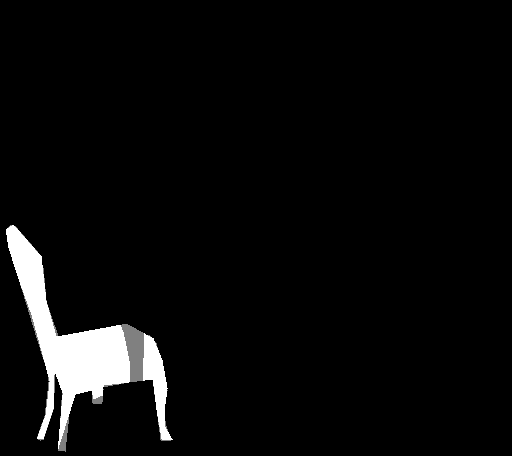
#> input picture Images/Chairs/instance_000_ADE_train_00006857.png, 512 x 456 px; its folder holds 3 pictures in this run
$ python SegmentToOutline.py
#> lines starting #> are read from the running program, lines starting #| are printed output that depends on the picture; after the words box and inside, x2 and y2 are one past the last pixel; in counts of white or black regions, pixels touching at a corner belong together; pictures that were not available may be replaced by others from this repository, and a replacement may not be noted
### ImgTools.py
import os, cv2
import numpy as np
from skimage import io
from skimage.filters.rank import entropy
from skimage.morphology import disk

# [6 lines left out: function segmentToOutlineFromPath, not called in this run]

def segmentToOutline(rawImg):
    if len(rawImg.shape) != 2:
        print("Image must be gray/binary")
        exit(-1)
    return entropy(rawImg, disk(3))

def readAsGray(imgPath):
    rawImg = io.imread(os.path.join("./Images", imgPath))
#> rawImg is the input picture: shape (456, 512); min 0, max 255, mean 11
    if len(rawImg.shape) == 3:
        return toGray(rawImg)
    else:
        return rawImg

def toGray(img):
    return cv2.cvtColor(img, cv2.COLOR_BGR2GRAY)

def toBinary(img):
    if len(img.shape) == 3:
        img = toGray(img)
    return cv2.threshold(img, 10, 255, cv2.THRESH_BINARY)[1]
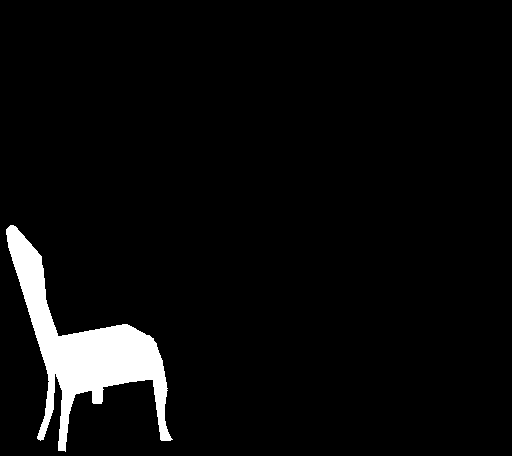
#> returned value: shape (456, 512); 4.6% white; 1 white region, box (x1, y1, x2, y2) and area: (6, 225, 173, 452) 10737
#> in segmentToOutline, `return entropy(rawImg, disk(3))`:
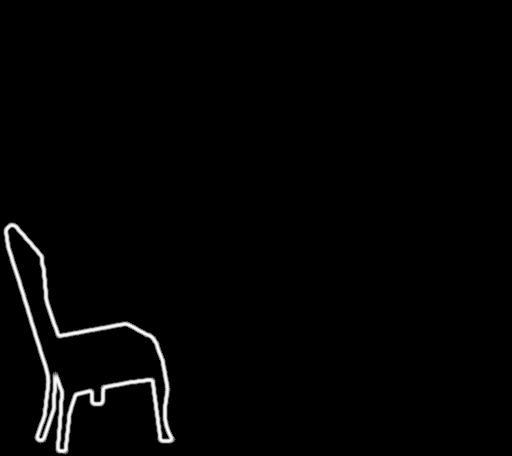
#> returned value: shape (456, 512) float64; min 0, max 0.999, mean 0.0156

def saveImg(img, imgPath, imgName):
#> called with imgPath = 'Image_Outlines/Chairs/', imgName = 'instance_000_ADE_train_00006857.png'
    directory = os.path.join("./Saved_Images/", imgPath)

    if imgName[-4:] not in [".jpg", ".png"]:
        imgName += ".jpg"
    if not os.path.exists(directory):
        os.makedirs(directory)

    fullPath = os.path.join(directory, imgName)
    if cv2.imwrite(fullPath, img):
        print("Image Saved as " + fullPath)
    else:
        print("Could not save image")

def saveBinaryImg(img, imgPath, imgName):
    saveImg(img * 255, imgPath, imgName)

### SegmentToOutline.py
import os
import cv2
import numpy as np
from skimage import io
import ImgTools as imt

if __name__ == "__main__":
    chairs = os.listdir("./Images/Chairs")
    lamps = os.listdir("./Images/Table Lamps")
    tables = os.listdir("./Images/Tables")

    for chair in chairs:
        img = imt.readAsGray("Chairs/" + chair)
        imgOutline = imt.segmentToOutline(imt.toBinary(img))
        imt.saveBinaryImg(imgOutline, "Image_Outlines/Chairs/", chair)
#> pass 2 of the loop `for chair in chairs:`:
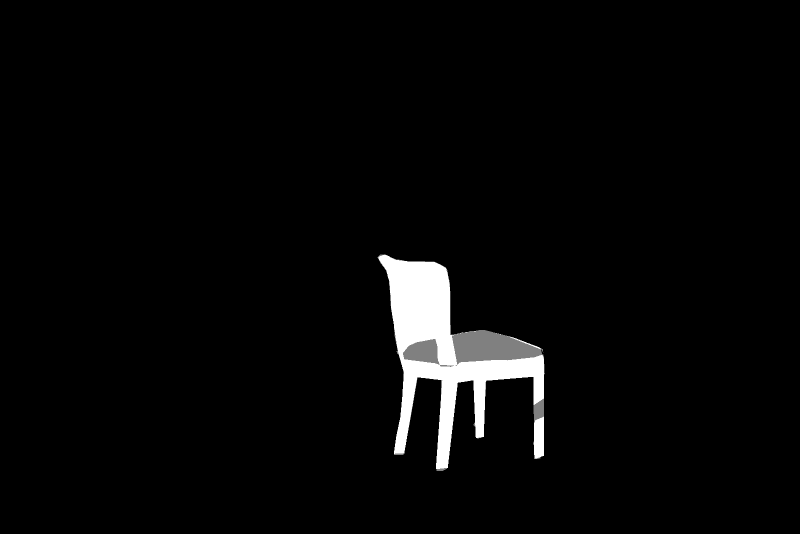
#> input picture Images/Chairs/instance_000_ADE_train_00006867.png, 1600 x 1068 px (shown at 1/2 size)
#> in readAsGray, rawImg is the input picture: shape (1068, 1600); min 0, max 255, mean 7.6
#> in toBinary (call 2), `return cv2.threshold(img, 10, 255, cv2.THRESH_BINARY)[1]`:
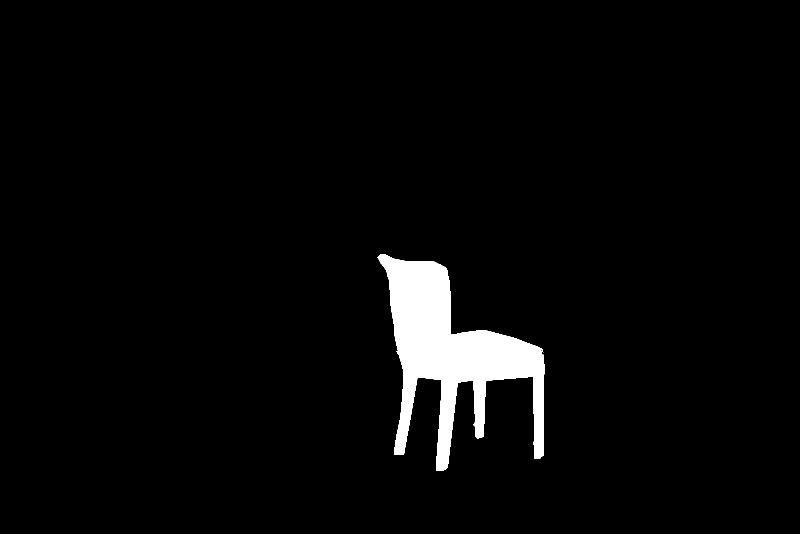
#> returned value: shape (1068, 1600) (shown at 1/2 size); 3.3% white; 2 white regions (1 under 20 px), largest, box (x1, y1, x2, y2) and area: (755, 509, 1090, 942) 57145
#> in segmentToOutline (call 2), `return entropy(rawImg, disk(3))`:
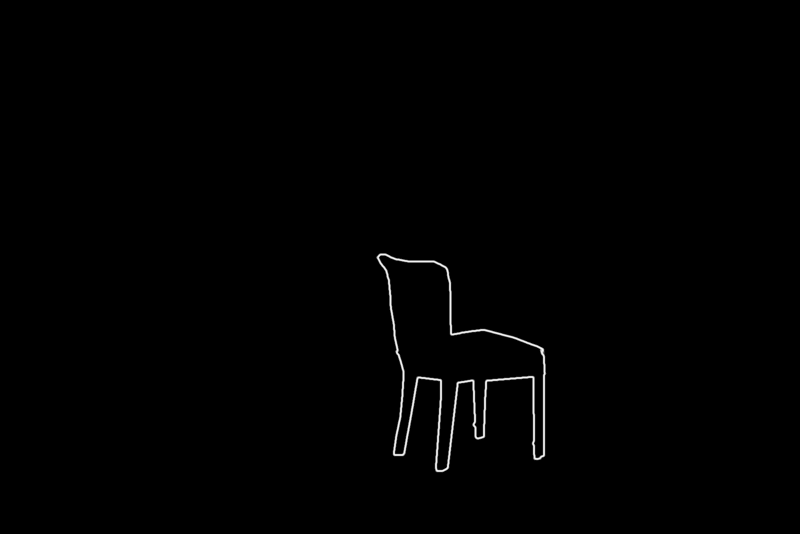
#> returned value: shape (1068, 1600) float64 (shown at 1/2 size); min 0, max 0.999, mean 0.00508
#> pass 3 of the loop `for chair in chairs:`:
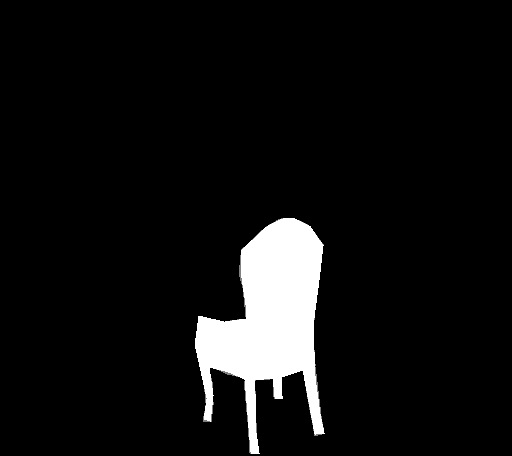
#> input picture Images/Chairs/instance_001_ADE_train_00006857.png, 512 x 456 px
#> in readAsGray, rawImg is the input picture: shape (456, 512); min 0, max 255, mean 17
#> in toBinary (call 3), `return cv2.threshold(img, 10, 255, cv2.THRESH_BINARY)[1]`:
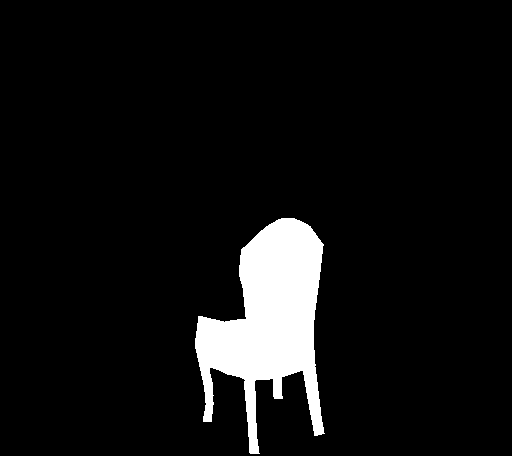
#> returned value: shape (456, 512); 6.8% white; 1 white region, box (x1, y1, x2, y2) and area: (195, 218, 325, 454) 15786
#> in segmentToOutline (call 3), `return entropy(rawImg, disk(3))`:
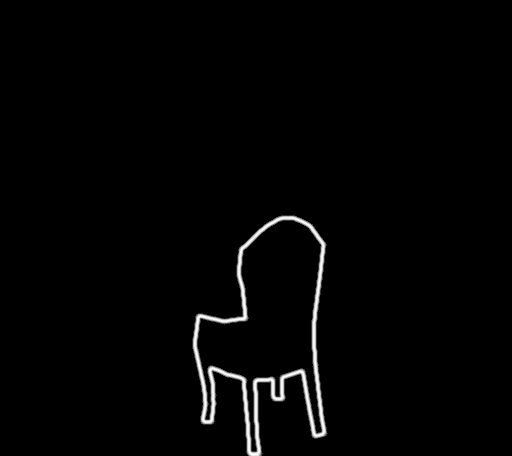
#> returned value: shape (456, 512) float64; min 0, max 0.999, mean 0.0155

    for lamp in lamps:
        img = imt.readAsGray("Table Lamps/" + lamp)
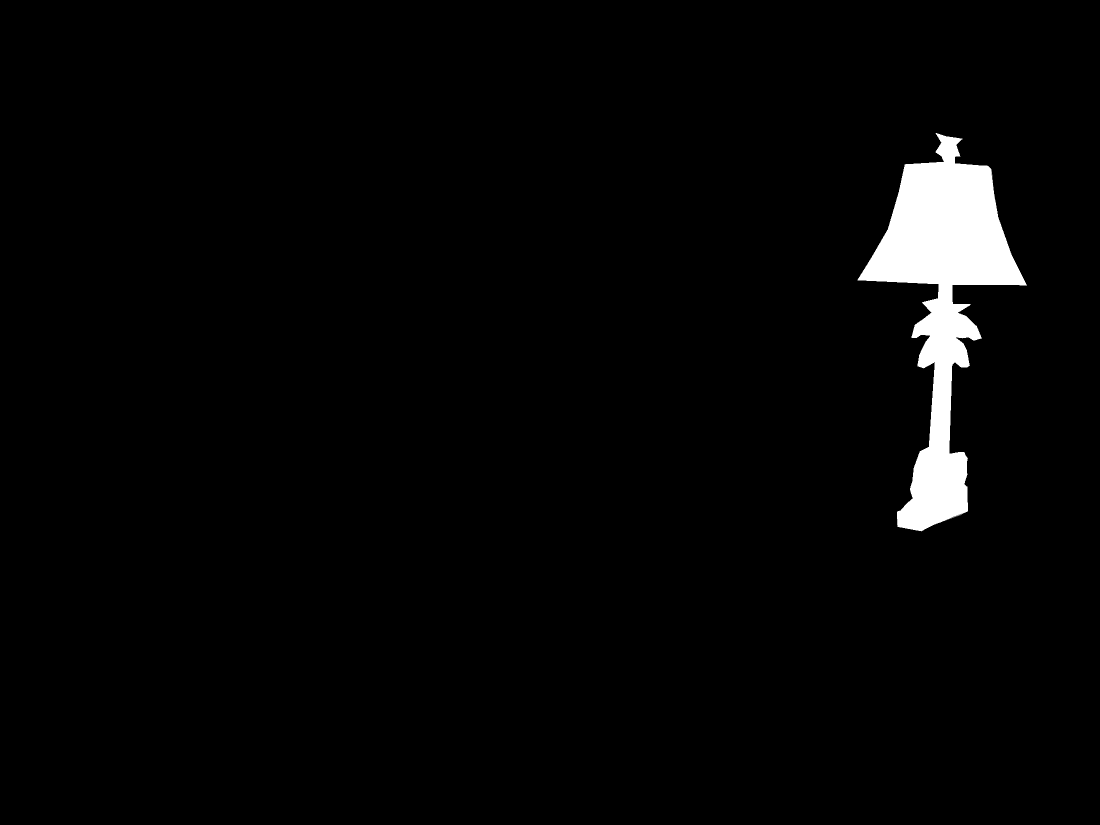
#> input picture Images/Table Lamps/instance_006_ADE_train_00000261.png, 2200 x 1650 px (shown at 1/2 size)
#> in readAsGray, rawImg is the input picture: shape (1650, 2200); min 0, max 255, mean 6.7
        imgOutline = imt.segmentToOutline(imt.toBinary(img))
#> in toBinary (call 4), `return cv2.threshold(img, 10, 255, cv2.THRESH_BINARY)[1]`: returned value: shape (1650, 2200); 2.6% white; 1 white region, box (x1, y1, x2, y2) and area: (1715, 266, 2054, 1063) 95093
#> in segmentToOutline (call 4), `return entropy(rawImg, disk(3))`:
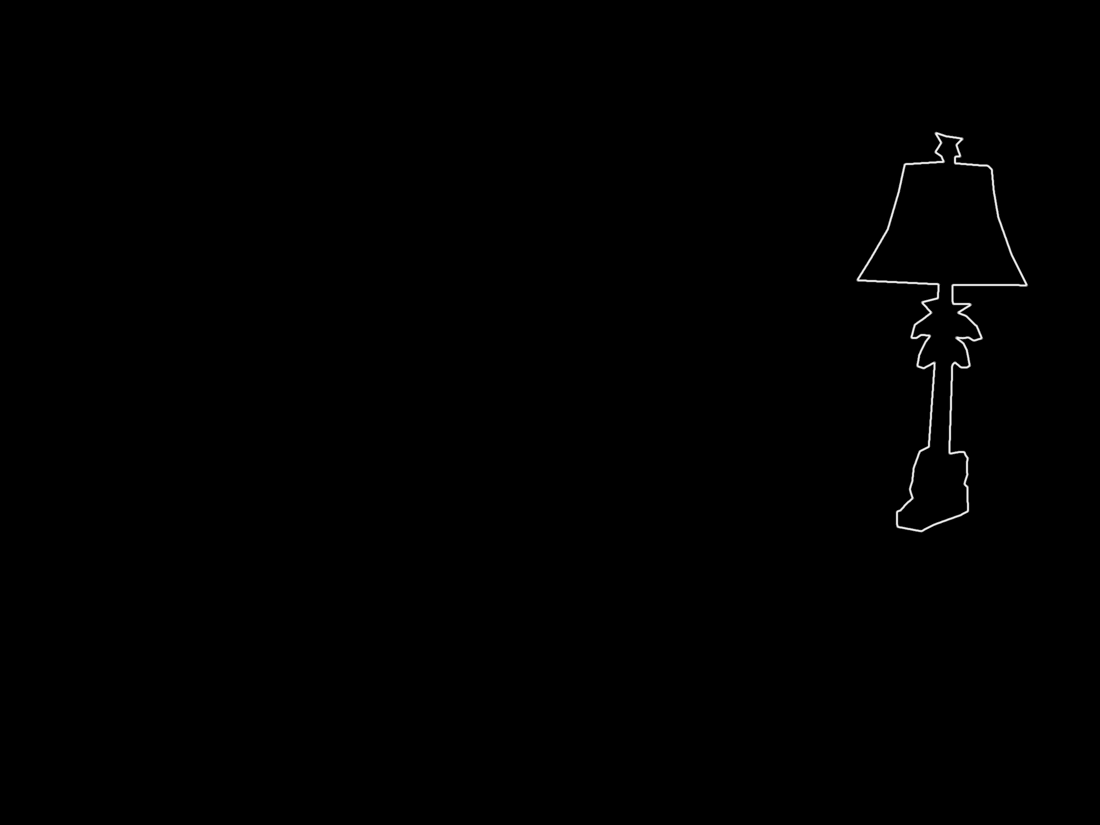
#> returned value: shape (1650, 2200) float64 (shown at 1/2 size); min 0, max 0.999, mean 0.00277
        imt.saveBinaryImg(imgOutline, "Image_Outlines/Table Lamps/", lamp)

    for table in tables:
        img = imt.readAsGray("Tables/" + table)
        imgOutline = imt.segmentToOutline(imt.toBinary(img))
        imt.saveBinaryImg(imgOutline, "Image_Outlines/Tables/" , table)
